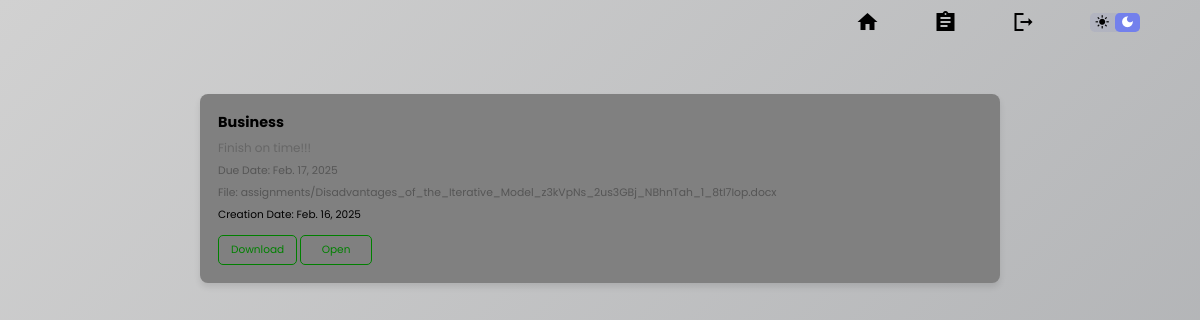
The app's page /authenticated/student/assignment (signed in), older data.
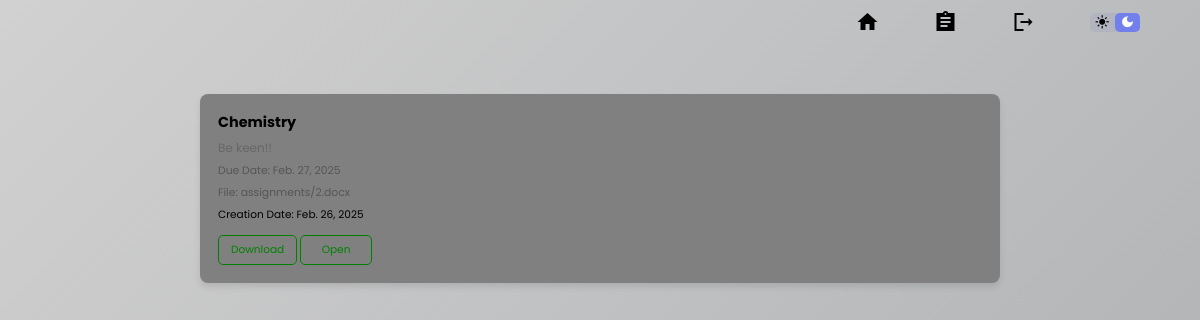
The same page, newer data.
### core/models.py (models this page shows, shortened)
class Assignments(models.Model):
    name = models.CharField(max_length=50)
    description = models.CharField(max_length=150)
    due_date = models.DateField(default=timezone.now)
    file_name = models.FileField(upload_to='assignments/', max_length=100)
    createDate=models.DateField(max_length=100, null=True)

### core/permissions.py (the view)
        def _wrapped_view(request, *args, **kwargs):
            if getattr(request.user, role, False):  # Checks the `is_student` or `is_teacher` flag
                return view_func(request, *args, **kwargs)
            return redirect('core:access_denied')

### core/permissions.py (called while the page is built)
def role_required(role):
    def decorator(view_func):
        def _wrapped_view(request, *args, **kwargs):
            if getattr(request.user, role, False):  # Checks the `is_student` or `is_teacher` flag
                return view_func(request, *args, **kwargs)
            return redirect('core:access_denied')
        return _wrapped_view
    return decorator

### core/views.py (called while the page is built)
@role_required('is_student')
@login_required(login_url='members:student_user_login')
def s_assignment(request):
    assigns = Assignments.objects.all()
    submissions = {
        sub.assignment_id: sub
        for sub in AssignmentSubmission.objects.filter(student__user=request.user)
    }
    return render(request, 'Students/assignments.html', {
        'assigns': assigns,
        'submissions': submissions
    })

### core/templates/Students/assignments.html (shortened to what this page needs)
{% extends "base.html" %}
    {% block content %}
    <main>
        <div class="assignment-container">
            {% if assigns %}
            {% for assign in assigns %}
            <div class="assignment-card">
                <div class="assignment-content">
                    <div class="assignment-title">{{assign.name}}</div>
                    <div class="assignment-description">{{assign.description}}</div>
                    <div class="assignment-duedate">Due Date: {{assign.due_date}}</div>
                    <div class="assignment-file">File: {{assign.file_name}}</div>
                    <div class="assignmnet-creation-date">Creation Date: {{ assign.createDate }}</div>
                    <a href="{% url 'core:download' assign.id %}" class="downbtn">Download</a>
                    <a href="{% url 'core:view_assignment' assign.id %}" class="downbtn"  target="_self">Open</a>
                </div>
            </div>
            {% endfor %}
            {% else %}
            <h2>No Assignments</h2>
            {% endif %}
        </div>
    </main>
    {% endblock content %}

### core/templates/base.html (shortened to what this page needs)
{% load static %}
<!DOCTYPE>
<html>
    <head>
        <link rel="stylesheet" href="{% static 'css/dash_style.css' %}">
    </head>
    <body>
        <header>
            <div class="navbar">
                    {% if user.is_student %}
                    <a href="{% url 'core:student_dash' %}" class="page-scroll">
                    {% elif user.is_teacher %}
                    <a href="{% url 'core:teacher_dash' %}" class="page-scroll">
                    {% elif user.is_parent%}
                    </a>
                    <a href='{% url "core:parent_dash"%}' class="page-scroll">
                    {% endif %}
                        <span class="material-icons-sharp">home</span>
                    </a>
                    {% if user.is_student %}
                    <a href="{% url 'core:student_assignment' %}" class="page-scroll">
                    {% elif user.is_teacher %}
                    <a href="{% url 'core:teacher_assignments' %}" class="page-scroll">
                    {% elif user.is_parent%}
                    <a href="{% url 'core:parent_studentProgress'%}" class="page-scroll">
                    {% endif %}
                        <span class="material-icons-sharp">assignment</span>
                    </a>
                <a href="{% url 'members:user_logout' %}" class="page-scroll">
                    <span class="material-icons-sharp" onclick="">logout</span>
                </a>
            </div>
            <div class="theme-toggler">
                <span class="material-icons-sharp">light_mode</span>
                <span class="material-icons-sharp active">dark_mode</span>
            </div>
        </header>
        <main class="content">
            {% block content %}
            {% endblock content %}
        </main>
    </body>
</html>

### core/static/css/dash_style.css (style rules this page uses)
:root { --color-primary: #7380ec; --color-danger: #ff7782; --color-success: #41f1b6; --color-warning: #ffbb55; --color-white: #fff; --color-info: #000; --color-dark: #000; --color-light: rgba(132, 139, 200, 0.18); --color-dark-varient: #000; --bg-gradient: linear-gradient(135deg, #d1d1d1, #abadb0); --card-border-radius: 2rem; --border-radius-1: 0.4rem; --border-radius-2: 1.2rem; --card-padding: 1.8rem; --box-shadow: 0 2rem 3rem var(--color-light); }
* { margin:0; padding: 0; text-decoration: none; list-style: none; box-sizing: border-box; }
html { font-size: 14px; scroll-behavior: smooth; }
body { font-family: 'Poppins', sans-serif; font-size: .88rem; background: var(--bg-gradient); user-select: none; overflow-x: hidden; color: var(--color-dark); overflow: visible; }
* { color: var(--color-dark); }
header { position: fixed; width: 100vw; z-index: 1000; background-color: var(--color-background); }
header, header .navbar { display: flex; align-items: center; justify-content: flex-end; padding: 0 3rem; color: var(--color-info); }
header .navbar a { display: flex; margin-left: 2rem; gap: 1rem; align-items: center; justify-content: space-between; position: relative; height: 3.7rem; transition: all 300ms ease; padding: 0 2rem; }
header .theme-toggler { background: var(--color-light); display: flex; justify-content: space-between; align-items: center; height: 1.6rem; width: 4.2rem; cursor: pointer; border-radius: var(--border-radius-1); margin-right: 2rem; }
header .theme-toggler span { font-size: 1.2rem; width: 50%; height: 100%; display: flex; align-items: center; justify-content: center; }
header .theme-toggler span.active { background-color: var(--color-primary); color: white; border-radius: var(--border-radius-1); }
main { position: relative; margin-top: 1.4rem; }
.content { position: fixed; top: 3rem; height: 38.5rem; width: 100%; z-index: 1200; }
@media screen and (max-width: 1200px) { html { font-size: 12px; } }
@media screen and (max-width: 1200px) { header { position: fixed; } }
@media screen and (max-width: 1200px) { header .navbar a { width: 4.5rem; padding: 0 1rem; } }

Row changes from the older to the newer data that the page shows:
removed Assignments: name "Business", description "Finish on time!!!", due_date "Feb. 17, 2025", file_name "assignments/Disadvantages_of_the_Iterative_Model_z3kVpNs_2us3GBj_NBhnTah_1_8tI7Iop.docx", createDate "Feb. 16, 2025"
added Assignments: name "Chemistry", description "Be keen!!", due_date "Feb. 27, 2025", file_name "assignments/2.docx", createDate "Feb. 26, 2025"
